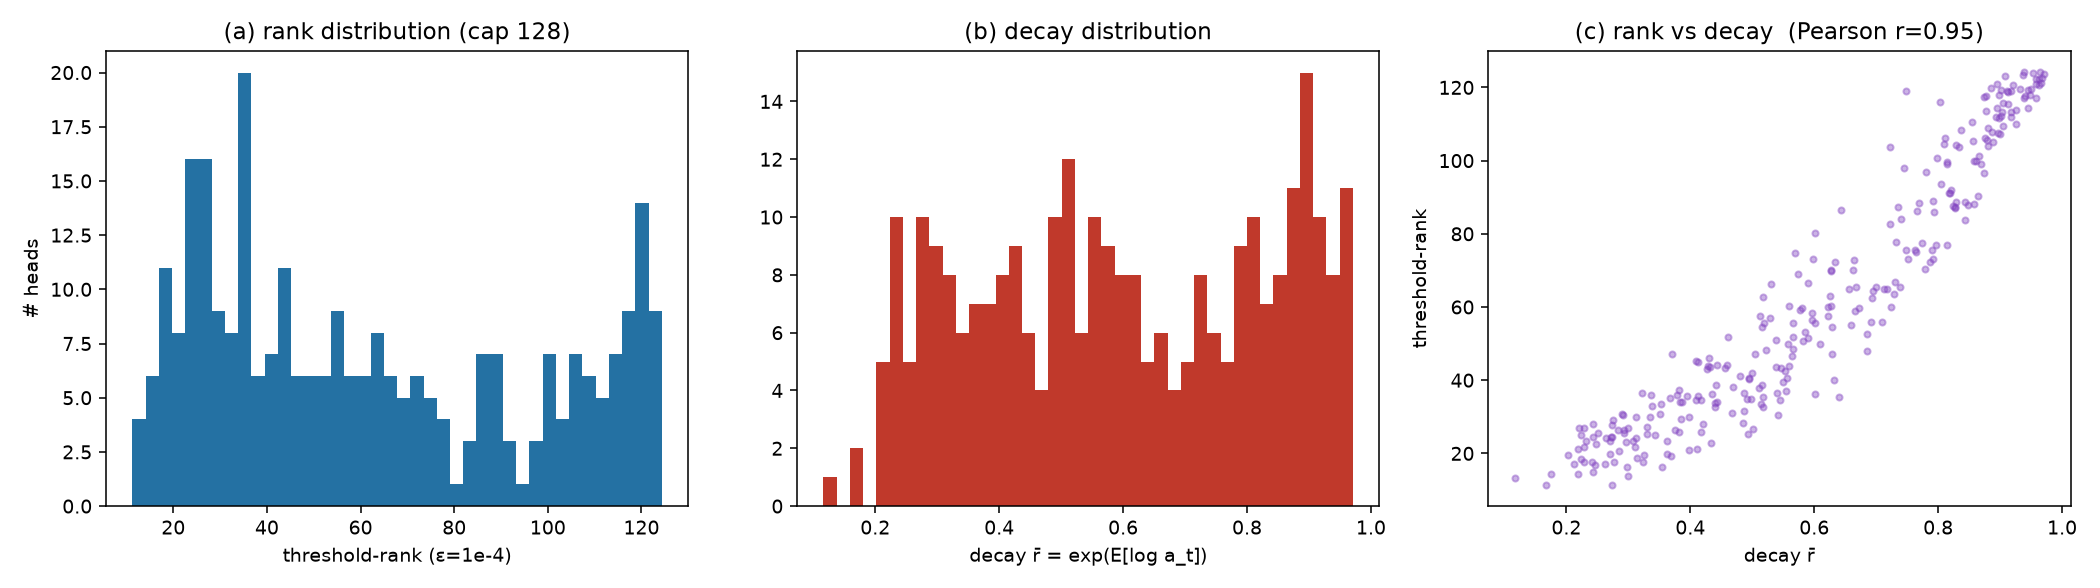

Generate this figure with Python:
"""Per-head threshold-rank + decay r̄ distributions on real gdn2-1.3B (100B), real text.
Shows: (a) rank histogram (stratification shape), (b) decay r̄ histogram, (c) rank-vs-decay scatter.
Reuses loader_gdn2 (kernel-intercept a_t) + rank_metrics + data_stage1 from the Stage-1/2 folders."""
import sys, os
S1="/home/sohyung/SSM_Rank_Analysis/260725_stage1_rank_stratification"
sys.path.insert(0,S1); sys.path.insert(0,"/home/sohyung/SSM_Rank_Analysis/260722_exp")
sys.path.insert(0,"/home/sohyung/linear-memory-routing")
os.environ.setdefault("GDN2_CKPT_PATH","/home/sohyung/models/gdn2_1.3B_100b.pth")
import numpy as np, torch, warnings; warnings.filterwarnings("ignore")
import matplotlib; matplotlib.use("Agg"); import matplotlib.pyplot as plt
import loader_gdn2, rank_metrics, data_stage1, common
OUT="/home/sohyung/SSM_Rank_Analysis/260728_rank_decay_dist"
bundle=loader_gdn2.load(); tok=common.load_tokenizer()
data_stage1.set_data_seed(0)
d=data_stage1.load_all(tok, seq_len=2048, n_seq=8, which=["wikitext","github","arxiv"])
ranks=[]; rbars=[]  # per (domain,layer,head) then average over domains per (layer,head)
acc={}  # (layer,head) -> {"rank":[], "rbar":[]}
for dom,(ids_list,meta) in d.items():
    for ids in ids_list[:8]:
        states,rbar=bundle.states_and_rbar(ids.to(common.DEVICE))
        for li,S in states.items():
            for h in range(S.shape[0]):
                key=(li,h)
                acc.setdefault(key,{"rank":[],"rbar":[]})
                acc[key]["rank"].append(rank_metrics.threshold_rank(S[h].numpy() if hasattr(S[h],'numpy') else S[h]))
                if li in rbar and h < len(rbar[li]): acc[key]["rbar"].append(float(rbar[li][h]))
rows=[]
for (li,h),v in acc.items():
    r=float(np.mean(v["rank"])); rb=float(np.mean(v["rbar"])) if v["rbar"] else float("nan")
    rows.append((li,h,r,rb))
R=np.array([x[2] for x in rows]); RB=np.array([x[3] for x in rows])
cap=128
np.save(f"{OUT}/rank_decay_per_head.npy",{"rows":rows,"cap":cap})
print("n_heads",len(rows),"rank range %.1f-%.1f"%(R.min(),R.max()),"rbar range %.3f-%.3f"%(np.nanmin(RB),np.nanmax(RB)),flush=True)
fig,ax=plt.subplots(1,3,figsize=(15,4.2))
ax[0].hist(R,bins=40,color="#2471a3"); ax[0].set_xlabel("threshold-rank (ε=1e-4)"); ax[0].set_ylabel("# heads"); ax[0].set_title("(a) rank distribution (cap %d)"%cap)
ax[1].hist(RB[np.isfinite(RB)],bins=40,color="#c0392b"); ax[1].set_xlabel("decay r̄ = exp(E[log a_t])"); ax[1].set_title("(b) decay distribution")
m=np.isfinite(RB); ax[2].scatter(RB[m],R[m],s=10,alpha=.4,color="#7f3fbf")
from numpy import corrcoef
rho=float(np.corrcoef(RB[m],R[m])[0,1])
ax[2].set_xlabel("decay r̄"); ax[2].set_ylabel("threshold-rank"); ax[2].set_title("(c) rank vs decay  (Pearson r=%.2f)"%rho)
plt.tight_layout(); plt.savefig(f"{OUT}/rank_decay_dist.png",dpi=140)
print("PEARSON rank~decay = %.3f"%rho,flush=True); print("ALL_DONE",flush=True)
